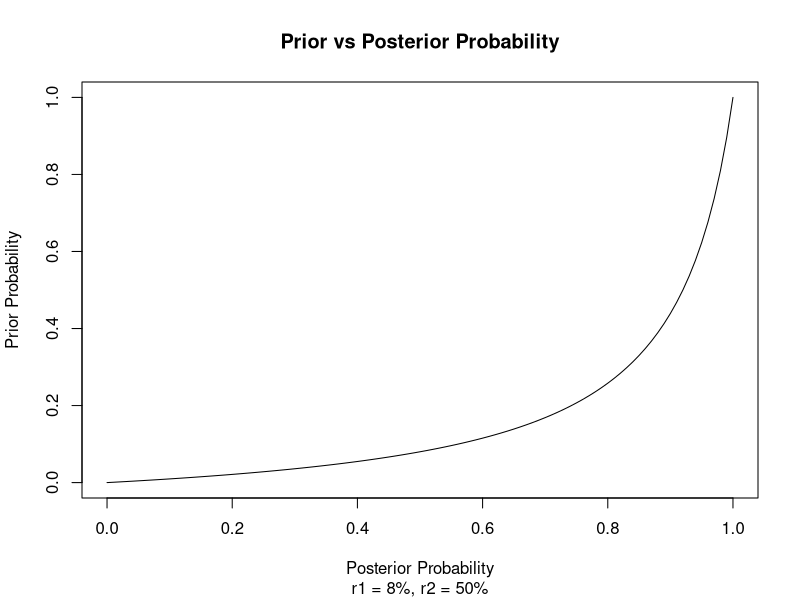

R code for this plot:
## ---- chunk 1
knitr::opts_chunk$set(echo = TRUE)
## ---- chunk 2
prior_prob <- function(posterior, r1 = 0.05, r2 = 0.5) {
    k <- r2 * (1 - r1) / (r1 - r1 * r2)
    posterior / (k * (1 - posterior) + posterior)
}
## ---- chunk 3
posterior <- seq(0, 1, by = 0.01)
prior <- prior_prob(posterior, r1 = 0.08, r2 = 0.5)

plot(posterior, prior, type = 'l',
     xlab = 'Posterior Probability',
     ylab = 'Prior Probability', 
     main = 'Prior vs Posterior Probability',
     sub = 'r1 = 8%, r2 = 50%')
